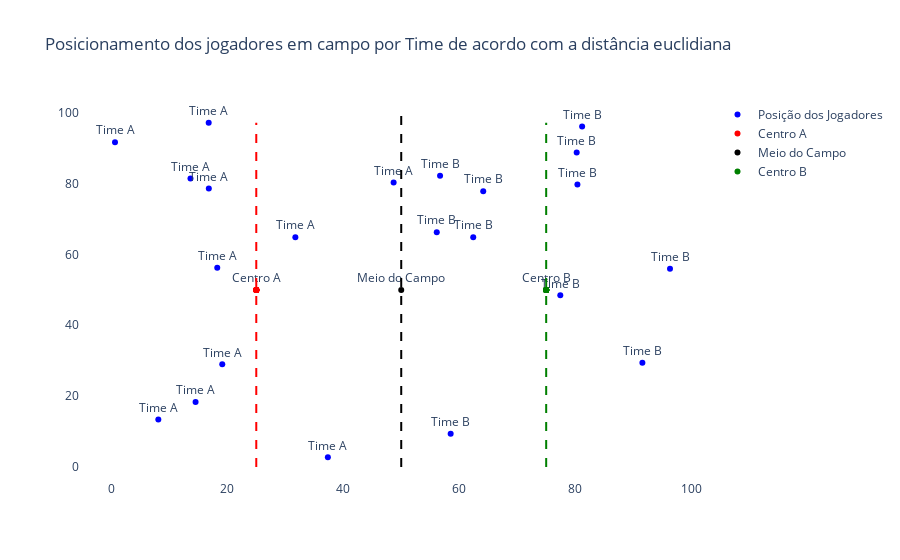

Notebook cell for this chart:
### Code cell
# visualizando os dados

# Create the figure
fig = go.Figure()

# Add the first scatter plot (blue dots) with labels for each point
fig.add_trace(go.Scatter(
    x=df_jogadores['Player_Position_X'],
    y=df_jogadores['Player_Position_Y'],
    mode='markers+text',  # Use markers and add text labels
    name='Posição dos Jogadores',
    marker=dict(color='blue'),
    text=[f"{i}" for i in df_jogadores['Grupo_dist_euclidiana']],  # Labels for each point
    textposition='top center'  # Position of the text
))

# Add the second scatter plot (red dots) with labels for each point
fig.add_trace(go.Scatter(
    x=df_jogadores['Center_Side_A_X'],
    y=df_jogadores['Center_Side_A_Y'],
    mode='markers+text',  # Use markers and add text labels
    name='Centro A',
    marker=dict(color='red'),
    text=['Centro A'],  # Label for this point
    textposition='top center'  # Position of the text
))

# Add the second scatter plot (red dots) with labels for each point
fig.add_trace(go.Scatter(
    x=np.array(50),
    y=np.array(50),
    mode='markers+text',  # Use markers and add text labels
    name='Meio do Campo',
    marker=dict(color='black'),
    text=['Meio do Campo'],  # Label for this point
    textposition='top center'  # Position of the text
))

# Add the third scatter plot (green dots) with labels for each point
fig.add_trace(go.Scatter(
    x=df_jogadores['Center_Side_B_X'],
    y=df_jogadores['Center_Side_B_Y'],
    mode='markers+text',  # Use markers and add text labels
    name='Centro B',
    marker=dict(color='green'),
    text=['Centro B'],  # Label for this point
    textposition='top center'  # Position of the text
))

# Add vertical lines at Center_Side_A_X and Center_Side_B_X
fig.add_shape(
    go.layout.Shape(
        type="line",  # Type of shape is a line
        x0=df_jogadores['Center_Side_A_X'][0],  # X position for Center A
        y0=0,  # Starting y position
        x1=df_jogadores['Center_Side_A_X'][0],  # Same x position for the vertical line
        y1=max(df_jogadores['Player_Position_Y']),  # Ending y position
        line=dict(color="red", dash="dash")  # Line color and style
    )
)

fig.add_shape(
    go.layout.Shape(
        type="line",  # Type of shape is a line
        x0=df_jogadores['Center_Side_B_X'][0],  # X position for Center B
        y0=0,  # Starting y position
        x1=df_jogadores['Center_Side_B_X'][0],  # Same x position for the vertical line
        y1=max(df_jogadores['Player_Position_Y']),  # Ending y position
        line=dict(color="green", dash="dash")  # Line color and style
    )
)

fig.add_shape(
    go.layout.Shape(
        type="line",  # Type of shape is a line
        x0=50,  # X position for Center B
        y0=0,  # Starting y position
        x1=50,  # Same x position for the vertical line
        y1=100,  # Ending y position
        line=dict(color="black", dash="dash")  # Line color and style
    )
)



# Add title to the plot
fig.update_layout(title="Posicionamento dos jogadores em campo por Time de acordo com a distância euclidiana")

# Remove background color (make transparent)
fig.update_layout(
    plot_bgcolor='rgba(0, 0, 0, 0)',  # Transparent background for the plot area
    paper_bgcolor='rgba(0, 0, 0, 0)'  # Transparent background for the whole figure
)

# Show the figure
fig.show()

### Figure 1 — Plotly figure (JSON) as saved in the notebook; plotly's stock layout.template omitted (floating-point values rounded to 4 significant figures)
{"data": [{"marker": {"color": "blue"}, "mode": "markers+text", "name": "Posição dos Jogadores", "text": ["Time A", "Time A", "Time A", "Time A", "Time A", "Time A", "Time A", "Time A", "Time A", "Time A", "Time A", "Time B", "Time B", "Time B", "Time B", "Time B", "Time B", "Time B", "Time B", "Time B", "Time B", "Time B"], "textposition": "top center", "type": "scatter", "x": [8.107, 48.69, 31.74, 13.65, 19.13, 16.79, 18.27, 14.53, 16.81, 37.35, 0.6349, 56.7, 80.26, 80.39, 64.14, 62.42, 56.13, 91.59, 58.53, 81.2, 77.43, 96.36], "y": [13.36, 80.31, 64.87, 81.46, 28.99, 97.19, 56.27, 18.32, 78.66, 2.737, 91.7, 82.2, 88.82, 79.76, 77.86, 64.9, 66.3, 29.39, 9.402, 96.14, 48.47, 55.96]}, {"marker": {"color": "red"}, "mode": "markers+text", "name": "Centro A", "text": ["Centro A"], "textposition": "top center", "type": "scatter", "x": [25.0, 25.0, 25.0, 25.0, 25.0, NaN, 25.0, 25.0, 25.0, 25.0, 25.0, 25.0, 25.0, 25.0, NaN, 25.0, 25.0, 25.0, 25.0, 25.0, 25.0, 25.0], "y": [50.0, 50.0, NaN, 50.0, 50.0, 50.0, 50.0, 50.0, 50.0, 50.0, 50.0, 50.0, 50.0, 50.0, 50.0, 50.0, NaN, 50.0, 50.0, 50.0, 50.0, 50.0]}, {"marker": {"color": "black"}, "mode": "markers+text", "name": "Meio do Campo", "text": ["Meio do Campo"], "textposition": "top center", "type": "scatter", "x": [50], "y": [50]}, {"marker": {"color": "green"}, "mode": "markers+text", "name": "Centro B", "text": ["Centro B"], "textposition": "top center", "type": "scatter", "x": [75, 75, 75, 75, 75, 75, 75, 75, 75, 75, 75, 75, 75, 75, 75, 75, 75, 75, 75, 75, 75, 75], "y": [50, 50, 50, 50, 50, 50, 50, 50, 50, 50, 50, 50, 50, 50, 50, 50, 50, 50, 50, 50, 50, 50]}], "layout": {"paper_bgcolor": "rgba(0, 0, 0, 0)", "plot_bgcolor": "rgba(0, 0, 0, 0)", "shapes": [{"line": {"color": "red", "dash": "dash"}, "type": "line", "x0": 25, "x1": 25, "y0": 0, "y1": 97.19}, {"line": {"color": "green", "dash": "dash"}, "type": "line", "x0": 75, "x1": 75, "y0": 0, "y1": 97.19}, {"line": {"color": "black", "dash": "dash"}, "type": "line", "x0": 50, "x1": 50, "y0": 0, "y1": 100}], "title": {"text": "Posicionamento dos jogadores em campo por Time de acordo com a distância euclidiana"}}}
